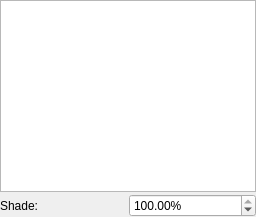
         <widget class="QWidget" name="solidStrokePage">
          <layout class="QVBoxLayout" name="verticalLayout_7">
           <property name="spacing">
            <number>2</number>
           </property>
           <property name="leftMargin">
            <number>0</number>
           </property>
           <property name="topMargin">
            <number>0</number>
           </property>
           <property name="rightMargin">
            <number>0</number>
           </property>
           <property name="bottomMargin">
            <number>0</number>
           </property>
           <item>
            <widget class="ColorListBox" name="colorListStroke"/>
           </item>
           <item>
            <layout class="QHBoxLayout" name="horizontalLayout_7">
             <item>
              <widget class="QLabel" name="strokeShadeLabel">
               <property name="text">
                <string>Shade:</string>
               </property>
              </widget>
             </item>
             <item>
              <widget class="ScrSpinBox" name="strokeShade">
               <property name="suffix">
                <string>%</string>
               </property>
               <property name="maximum">
                <double>100.000000000000000</double>
               </property>
               <property name="value">
                <double>100.000000000000000</double>
               </property>
              </widget>
             </item>
            </layout>
           </item>
          </layout>
         </widget>
